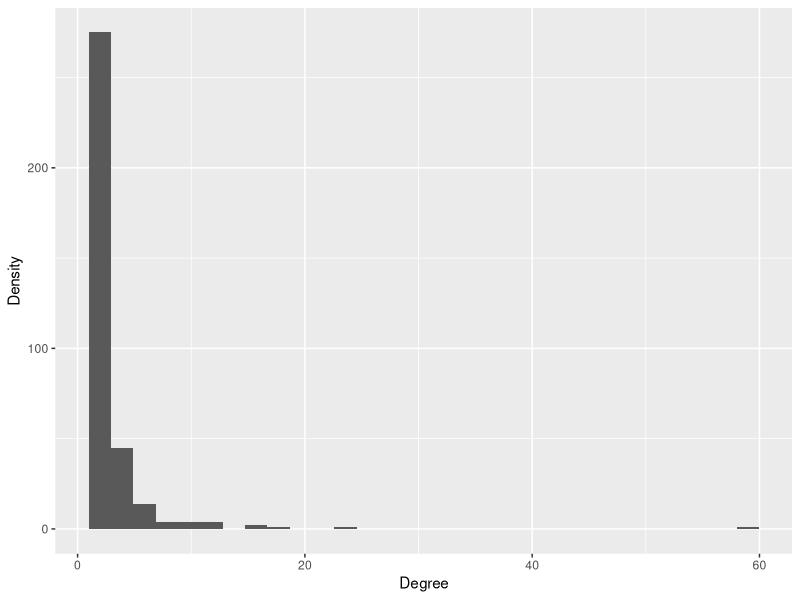
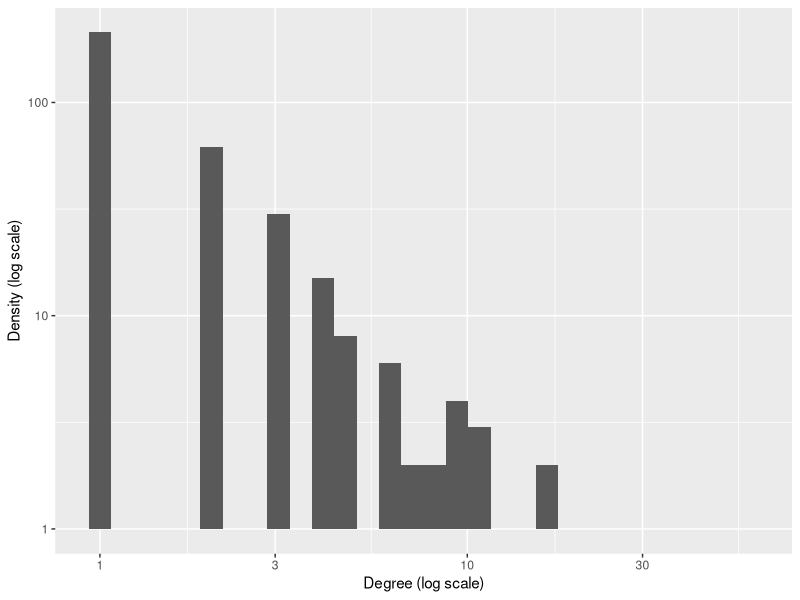
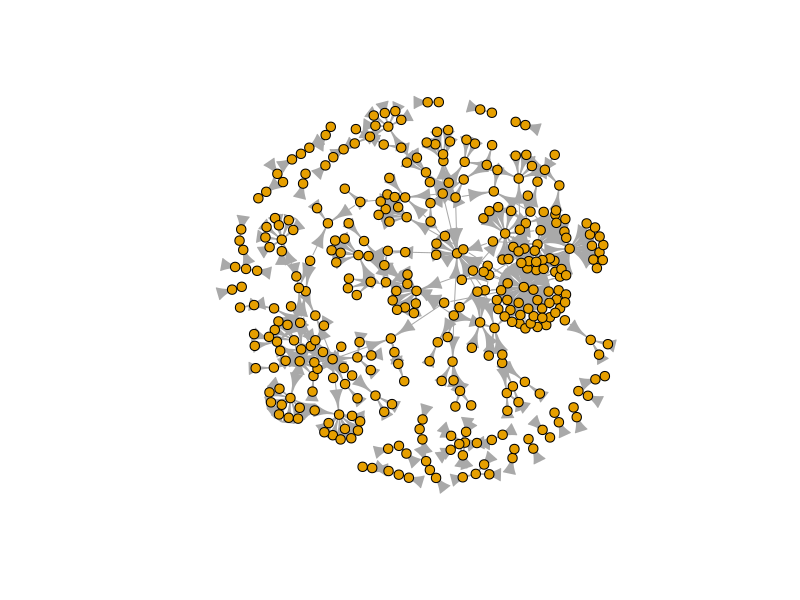

The R script that drew these images, in order:
## ---- chunk 1
library(readr)
library(igraph)
library(ggplot2)
## ---- chunk 2
edges <- read_csv("network/edges.csv")

nodes <- read_csv("network/nodes.csv")

#Buiding a graph from data
g <- graph_from_data_frame(d = edges, vertices = nodes, directed = TRUE)
## ---- chunk 3
vcount(g)#Nodes = Vertices 
ecount(g)#Links = Edges 
## ---- chunk 4
deg <- degree(g,mode="all")
## ---- chunk 5
mean(deg)
sd(deg)
## ---- chunk 6
#linear-linear
ggplot() + geom_histogram(aes(x=degree(g,mode="all"))) + labs(x="Degree",y="Density")

max_degree_node <- which.max(deg)
deg[max_degree_node]
## ---- chunk 7
#log
ggplot() + 
  geom_histogram(aes(x=degree(g, mode="all"))) + 
  scale_x_log10() + 
  scale_y_log10() + 
  labs(x="Degree (log scale)", y="Density (log scale)") 
  
## ---- chunk 8
transitivity(g)
## ---- chunk 9
assortativity_degree(g)
## ---- chunk 10
g_undirected <- as_undirected(g, mode = "collapse")
lg <- cluster_leiden(g_undirected)
## ---- chunk 11
g
summary(g)

V(g)$name  
E(g)$weight 

## ---- chunk 12
plot(g, vertex.size=5, vertex.label=NA)

## ---- chunk 13
head(V(g)$name) 
head(E(g))        

